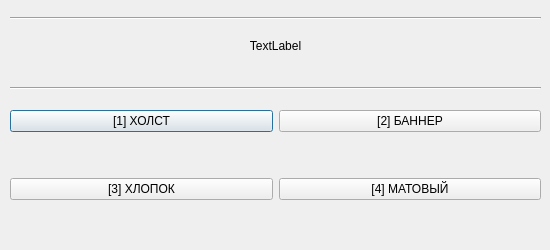
<?xml version="1.0" encoding="UTF-8"?>
<ui version="4.0">
 <class>CropperSave</class>
 <widget class="QDialog" name="CropperSave">
  <property name="geometry">
   <rect>
    <x>0</x>
    <y>0</y>
    <width>550</width>
    <height>250</height>
   </rect>
  </property>
  <property name="sizePolicy">
   <sizepolicy hsizetype="Preferred" vsizetype="Preferred">
    <horstretch>0</horstretch>
    <verstretch>0</verstretch>
   </sizepolicy>
  </property>
  <property name="minimumSize">
   <size>
    <width>550</width>
    <height>250</height>
   </size>
  </property>
  <property name="maximumSize">
   <size>
    <width>550</width>
    <height>250</height>
   </size>
  </property>
  <property name="windowTitle">
   <string>Sendy Cropper - Save</string>
  </property>
  <widget class="QWidget" name="gridLayoutWidget">
   <property name="geometry">
    <rect>
     <x>10</x>
     <y>70</y>
     <width>531</width>
     <height>171</height>
    </rect>
   </property>
   <layout class="QGridLayout" name="gridLayout">
    <item row="0" column="0">
     <widget class="QPushButton" name="pushButton_canvas">
      <property name="text">
       <string>[1] ХОЛСТ</string>
      </property>
     </widget>
    </item>
    <item row="1" column="0">
     <widget class="QPushButton" name="pushButton_cotton">
      <property name="text">
       <string>[3] ХЛОПОК</string>
      </property>
     </widget>
    </item>
    <item row="0" column="1">
     <widget class="QPushButton" name="pushButton_banner">
      <property name="text">
       <string>[2] БАННЕР</string>
      </property>
     </widget>
    </item>
    <item row="1" column="1">
     <widget class="QPushButton" name="pushButton_matte">
      <property name="text">
       <string>[4] МАТОВЫЙ</string>
      </property>
     </widget>
    </item>
   </layout>
  </widget>
  <widget class="Line" name="line">
   <property name="geometry">
    <rect>
     <x>10</x>
     <y>10</y>
     <width>531</width>
     <height>16</height>
    </rect>
   </property>
   <property name="orientation">
    <enum>Qt::Horizontal</enum>
   </property>
  </widget>
  <widget class="Line" name="line_3">
   <property name="geometry">
    <rect>
     <x>10</x>
     <y>80</y>
     <width>531</width>
     <height>16</height>
    </rect>
   </property>
   <property name="orientation">
    <enum>Qt::Horizontal</enum>
   </property>
  </widget>
  <widget class="QLabel" name="filename">
   <property name="geometry">
    <rect>
     <x>20</x>
     <y>20</y>
     <width>511</width>
     <height>51</height>
    </rect>
   </property>
   <property name="text">
    <string>TextLabel</string>
   </property>
   <property name="alignment">
    <set>Qt::AlignCenter</set>
   </property>
  </widget>
 </widget>
 <tabstops>
  <tabstop>pushButton_canvas</tabstop>
  <tabstop>pushButton_banner</tabstop>
  <tabstop>pushButton_cotton</tabstop>
  <tabstop>pushButton_matte</tabstop>
 </tabstops>
 <resources/>
 <connections/>
</ui>
